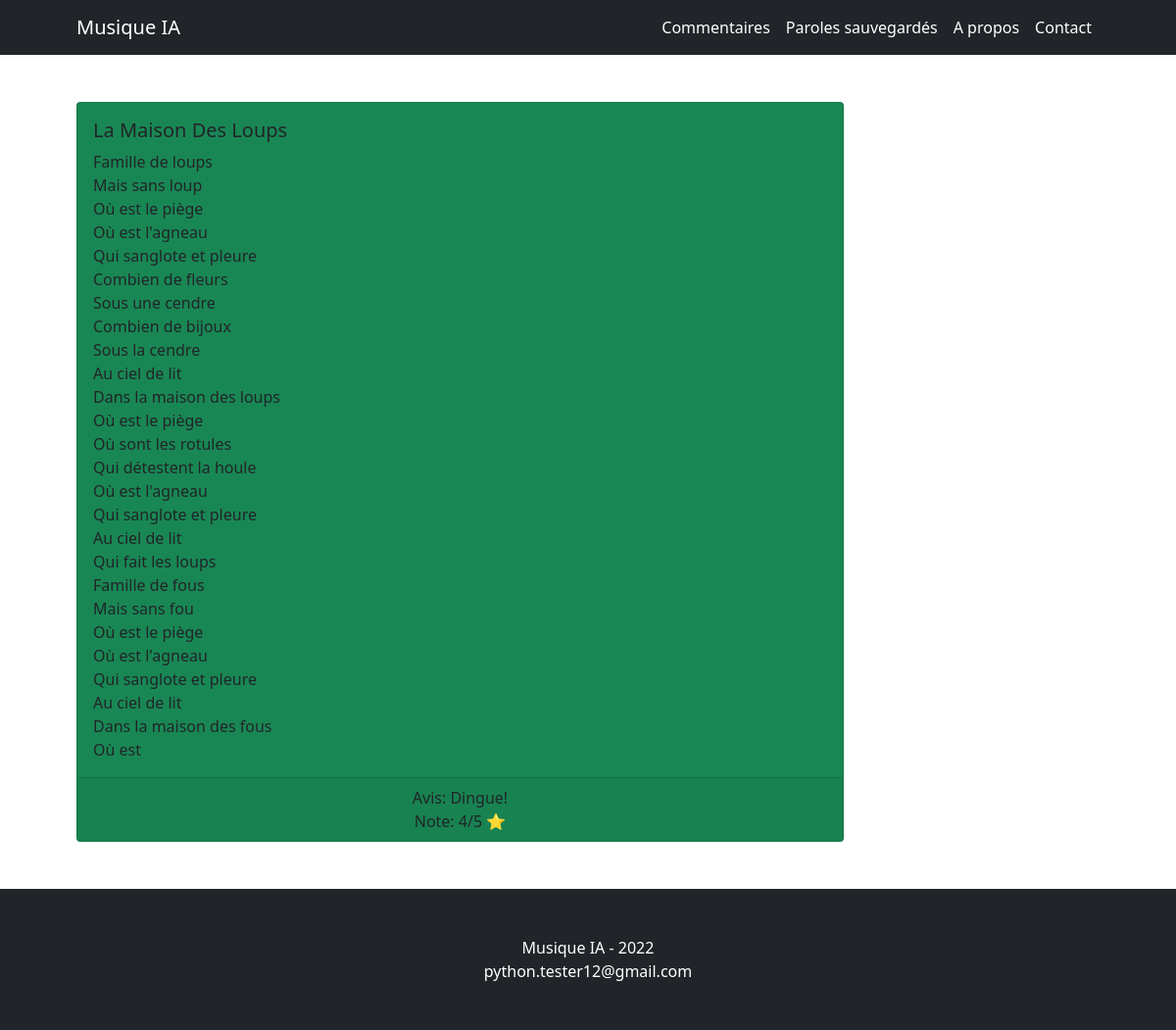
Screenshot of /song/9 with the database file from the repository.
### main.py (models this page shows, shortened)
class Song(db.Model):
    id = db.Column(db.Integer, primary_key=True)
    title = db.Column(db.String(250), nullable=False)
    text = db.Column(db.String, nullable=False)
    avis = db.Column(db.String(250), nullable=False)
    note = db.Column(db.Integer, nullable=False)

### main.py (the view)
@app.route('/song/<int:id_song>', methods=['GET', 'POST'])
def get_song(id_song):
    song = Song.query.filter_by(id=id_song).first()
    text = song.text
    txt = text.split("\n")
    style = random.choice(card_styles)
    return render_template("song.html", song=song, text=txt, style=style, date=datetime.date.today().year)

### templates/song.html (shortened to what this page needs)
<!DOCTYPE html>
<html lang="en">
    <head>
        <link href="https://cdn.jsdelivr.net/npm/bootstrap@5.1.3/dist/css/bootstrap.min.css" rel="stylesheet">
        <link href="static/styles.css" rel="stylesheet" />
    </head>
    <body>
        {% include "header.html" %}
        <div class="container px-4 px-lg-5">
            <br><br>
            <div class="card text-dark bg-{{style}} w-75">
                <div class="card-body">
                    <h5 class="card-title">{{song.title}}</h5>
                    <p class="card-text">
                        {% for music_line in text: %}
                            {{music_line.capitalize()}}<br>
                        {% endfor %}
                    </p>
                </div>
                <div class="card-footer text-center">
                    Avis: {{song.avis}}<br>
                    Note: {{song.note}}/5 ⭐
                </div>
            </div>
            <br><br>
        </div>
        {% include "footer.html" %}
    </body>
</html>

### rows the page displays
Song: title "La Maison Des Loups", avis "Dingue!", note "4"

### other values shown
{{ music_line.capitalize() }} "Famille de loups" "Mais sans loup" "Où est le piège" "Où est l'agneau" "Qui sanglote et pleure" "Combien de fleurs" "Sous une cendre" "Combien de bijoux" "Sous la cendre" "Au ciel de lit" "Dans la maison des loups" "Où est le piège" "Où sont les rotules" "Qui détestent la houle" "Où est l'agneau" "Qui sanglote et pleure" "Au ciel de lit" "Qui fait les loups" "Famille de fous" "Mais sans fou" "Où est le piège" "Où est l'agneau" "Qui sanglote et pleure" "Au ciel de lit" "Dans la maison des fous" "Où est"
